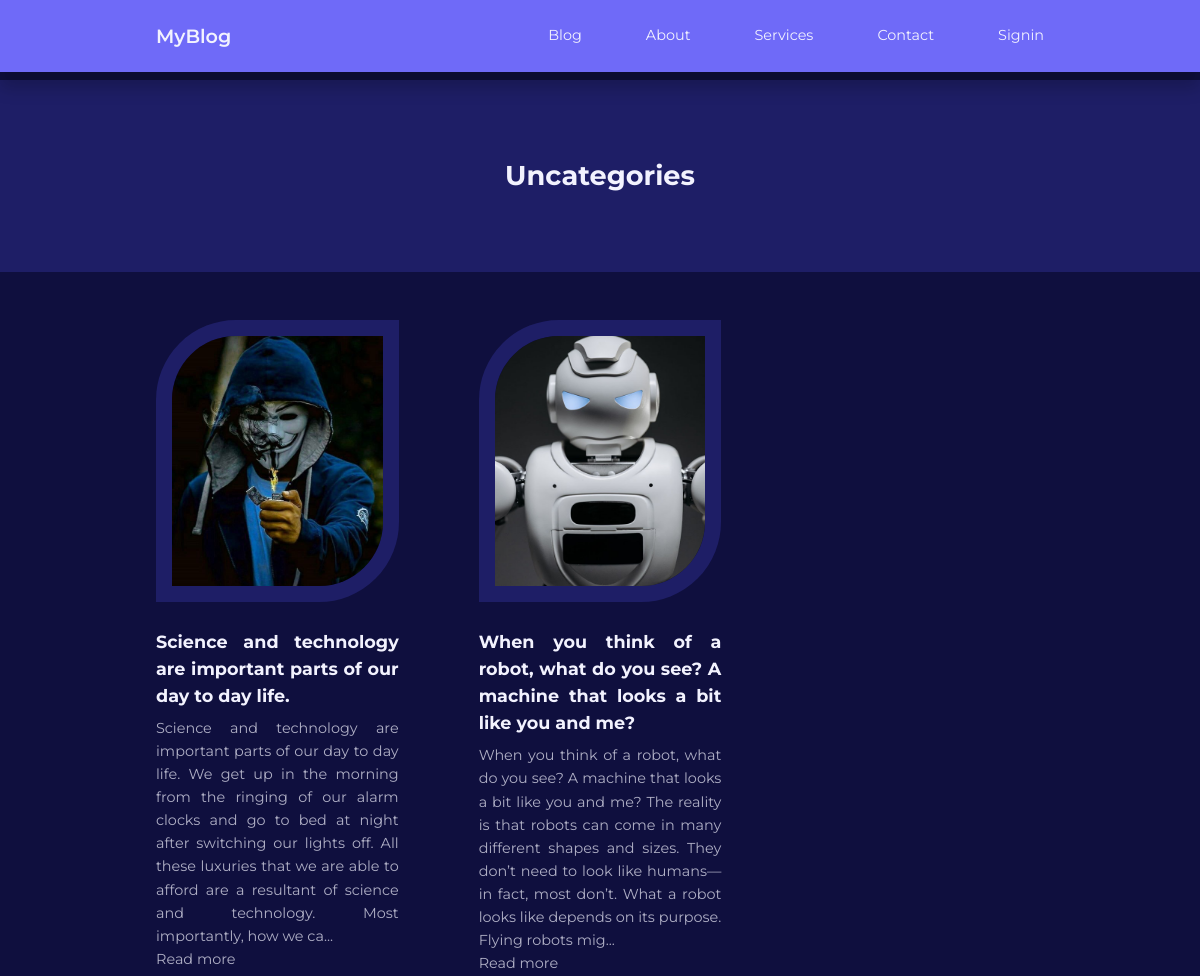
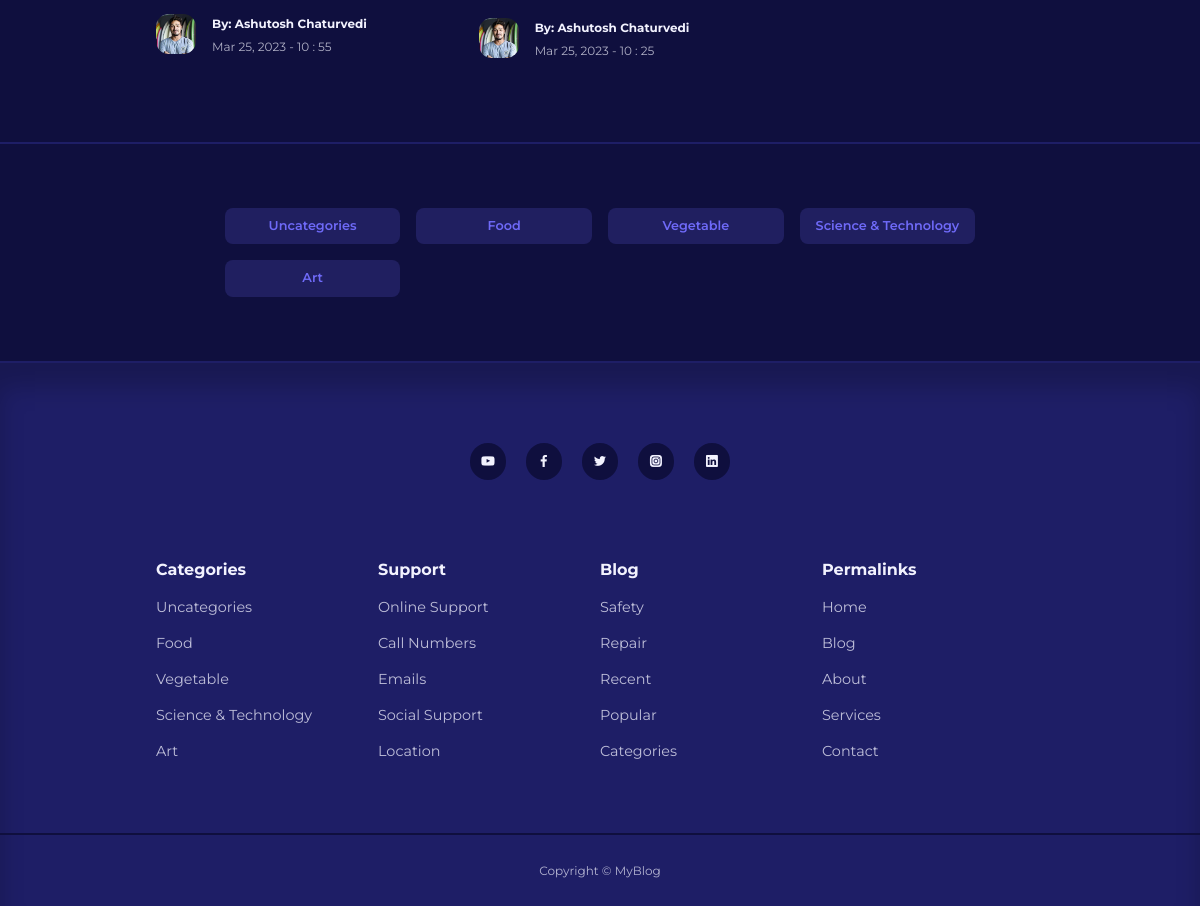
/category-posts.php?id=1, run on the app's committed database (2 pictures, top to bottom).
### tables this page shows
CREATE TABLE IF NOT EXISTS `categories` (
  `id` int UNSIGNED NOT NULL AUTO_INCREMENT,
  `title` varchar(50) NOT NULL,
  `description` text NOT NULL,
  PRIMARY KEY (`id`)
);

CREATE TABLE IF NOT EXISTS `posts` (
  `id` int UNSIGNED NOT NULL AUTO_INCREMENT,
  `title` varchar(255) NOT NULL,
  `body` text NOT NULL,
  `thumbnail` varchar(255) NOT NULL,
  `date_time` timestamp NOT NULL DEFAULT CURRENT_TIMESTAMP,
  `category_id` int UNSIGNED DEFAULT NULL,
  `author_id` int UNSIGNED NOT NULL,
  `is_featured` tinyint(1) NOT NULL,
  PRIMARY KEY (`id`),
  KEY `fk_blog_category` (`category_id`),
  KEY `fk_blog_author` (`author_id`)
);

CREATE TABLE IF NOT EXISTS `users` (
  `id` int UNSIGNED NOT NULL AUTO_INCREMENT,
  `firstname` varchar(50) NOT NULL,
  `lastname` varchar(50) NOT NULL,
  `username` varchar(50) NOT NULL,
  `email` varchar(100) NOT NULL,
  `password` varchar(255) NOT NULL,
  `avatar` varchar(255) NOT NULL,
  `is_admin` tinyint(1) NOT NULL,
  PRIMARY KEY (`id`)
);

### category-posts.php (the view)
<?php
include 'partials/header.php';
if (isset($_GET['id'])) {
    $id = filter_var($_GET['id'], FILTER_SANITIZE_NUMBER_INT);
    $query = "SELECT * FROM posts WHERE category_id =$id ORDER BY date_time DESC;";
    $result = mysqli_query($conn, $query);
} else {
    header('location' . ROOT_URL . 'blog.php');
    die();
}
?>
<header class="category_title" style="margin-top: 5rem;">
    <h2>
        <?php
        $category_id = $id;
        $category_query = "SELECT * FROM categories WHERE id= $category_id;";
        $category_result = mysqli_query($conn, $category_query);
        $category = mysqli_fetch_assoc($category_result);
        echo $category['title'];
        ?>
    </h2>
</header>
<?php if (mysqli_num_rows($result) > 0) : ?>
    <section class="posts">
        <div class="container posts_container">
            <?php while ($posts = mysqli_fetch_assoc($result)) : ?>
                <article class="post">
                    <div class="post_thumbnail">
                        <img src="./images/thumbnail/<?= $posts['thumbnail'] ?>" alt="" style="height:250px; width:100%;">
                    </div>
                    <div class="post_info">
                        <h3 class="post_title">
                            <a href="<?= ROOT_URL ?>post.php?id=<?= $posts['id'] ?>"><?= $posts['title'] ?></a>
                        </h3>
                        <p class="post_body">
                            <?= substr($posts['body'], 0, 300); ?>...</br>Read more
                        </p>
                        <div class="post_author">
                            <?php
                            $author_id = $posts['author_id'];
                            $author_query = "SELECT * FROM users WHERE id= $author_id;";
                            $author_result = mysqli_query($conn, $author_query);
                            $author = mysqli_fetch_assoc($author_result);
                            ?>
                            <div class="post_author-avatar">
                                <img src="./images/<?= $author['avatar'] ?>" />
                            </div>
                            <div class="post_author-info">
                                <h5>By: <?= "{$author['firstname']} {$author['lastname']}" ?></h5>
                                <small>
                                    <?= date("M d, Y - H : i", strtotime($posts['date_time'])) ?>
                                </small>
                            </div>
                        </div>
                    </div>
                </article>
            <?php endwhile; ?>
        </div>
    </section>
<?php else : ?>
    <div class="alert_message error lg">
        <p style="text-align:center">No posts found for this category</p>
    </div>
<?php endif; ?>
<section class="category_buttons">
    <div class="container category_buttons-container">
        <?php
        $all_categories = "SELECT * FROM categories;";
        $all_categories_result = mysqli_query($conn, $all_categories);
        ?>
        <?php while ($all_category = mysqli_fetch_assoc($all_categories_result)) : ?>
            <a href="<?= ROOT_URL ?>category-posts.php?id=<?= $all_category['id'] ?>" class="category_button"><?= $all_category['title'] ?></a>
        <?php endwhile; ?>
    </div>
</section>
<?php
include 'partials/footer.php';
?>

### partials/footer.php (shortened to what this page needs)
<footer>
    <div class="footer_socials">
        <a href="https://www.youtube.com/" target="_blank"><i class="uil uil-youtube"></i></a>
        <a href="https://www.facebook.com/" target="_blank"><i class="uil uil-facebook-f"></i></a>
        <a href="https://twitter.com/?lang=en-in" target="_blank"><i class="uil uil-twitter"></i></a>
        <a href="https://www.instagram.com/" target="_blank"><i class="uil uil-instagram-alt"></i></a>
        <a href="https://in.linkedin.com/" target="_blank"><i class="uil uil-linkedin"></i></a>
    </div>
    <div class="container footer_container">
        <article>
            <h4>Categories</h4>
            <ul>
                <?php
                $all_categories = "SELECT * FROM categories;";
                $all_categories_result = mysqli_query($conn, $all_categories);
                ?>
                <?php while ($all_category = mysqli_fetch_assoc($all_categories_result)) : ?>
                    <li><a href="<?= ROOT_URL ?>category-posts.php?id=<?= $all_category['id'] ?>"><?= $all_category['title'] ?></a></li>
                <?php endwhile; ?>
            </ul>
        </article>
        <article>
            <h4>Support</h4>
            <ul>
                <li><a href="#">Online Support</a></li>
                <li><a href="#">Call Numbers</a></li>
                <li><a href="#">Emails</a></li>
                <li><a href="#">Social Support</a></li>
                <li><a href="#">Location</a></li>
            </ul>
        </article>
        <article>
            <h4>Blog</h4>
            <ul>
                <li><a href="#">Safety</a></li>
                <li><a href="#">Repair</a></li>
                <li><a href="#">Recent</a></li>
                <li><a href="#">Popular</a></li>
                <li><a href="#">Categories</a></li>
            </ul>
        </article>
        <article>
            <h4>Permalinks</h4>
            <ul>
                <li><a href="<?= ROOT_URL ?>">Home</a></li>
                <li><a href="<?= ROOT_URL ?>blog.php">Blog</a></li>
                <li><a href="<?= ROOT_URL ?>about.php">About</a></li>
                <li><a href="<?= ROOT_URL ?>services.php">Services</a></li>
                <li><a href="<?= ROOT_URL ?>contact.php">Contact</a></li>
            </ul>
        </article>
    </div>
    <div class="footer_copyright">
        <small>Copyright &copy; MyBlog</small>
    </div>
</footer>
</body>
</html>

### css/style.css (style rules this page uses)
:root { --color-primary: #6f6af8; --color-primary-light: hsl(242, 91%, 69%, 18%); --color-primary-variant: #5854c7; --color-red: #da0f3f; --color-red-light: hsl(346, 87%, 46%, 15%); --color-green: #00c476; --color-green-light: hsl(156, 100%, 38%, 15%); --color-gray-900: #1e1e66; --color-gray-700: #2d2b7c; --color-gray-300: rgba(242, 242, 254, 0.3); --color-gray-200: rgba(242, 242, 254, 0.7); --color-white: #f2f2fe; --color-bg: #0f0f3e; --transition: all 300ms ease; --container-width-lg: 74%; --container-width-md: 88%; --form-width: 40%; --card-border-radius-1: 0.3rem; --card-border-radius-2: 0.5rem; --card-border-radius-3: 0.8rem; --card-border-radius-4: 2rem; --card-border-radius-5: 5rem; }
* { margin: 0; padding: 0; outline: 0; border: 0; appearance: 0; list-style: none; text-decoration: none; box-sizing: border-box; }
body { font-family: 'Montserrat', sans-serif; line-height: 1.6; color: var(--color-gray-200); overflow-x: hidden; background: var(--color-bg); font-size: 0.9rem; }
.container { width: var(--container-width-lg); max-width: 1800px; margin-inline: auto; }
section { margin-top: 3rem ; width: 100vw; }
h1, h2, h3, h4, h5 { color: var(--color-white); line-height: 1.3rem; }
h2 { font-size: 1.7rem; margin: 1rem 0; }
h3 { font-size: 1.1rem; margin: 0.8rem 0 0.5rem; }
h4 { font-size: 1rem; }
a { color: var(--color-white); transition: var(--transition); }
img { display: block; width: 100%; object-fit: cover; }
p { text-align: justify; }
.category_button { background: var(--color-primary-light); color: var(--color-primary); display: inline-block; padding: .5rem 1rem; border-radius: var(--card-border-radius-2); font-weight: 600; font-size: .8rem; text-align: center; }
.post_thumbnail { border-radius: var(--card-border-radius-5) 0 ; border: 1rem solid var(--color-gray-900); overflow: hidden; margin-bottom: 1.6rem; }
.post_author { display: flex; gap: 1rem; margin-top: 1.2rem; }
.post_author-avatar { width: 2.5rem; height: 2.5rem; border-radius: var(--card-border-radius-3); overflow: hidden; }
.post_title { line-height:1.7rem; text-align:justify; }
.posts_container { display: grid; grid-template-columns: repeat(3, 1fr); gap: 5rem; margin-bottom: 5rem; }
.category_buttons { padding: 4rem 0; border-top: 2px solid var(--color-gray-900); border-bottom: 2px solid var(--color-gray-900); }
.category_buttons-container { width: fit-content; display: grid; grid-template-columns: repeat(4 , 1fr); gap: 1rem; }
footer { background: var(--color-gray-900); padding: 5rem 0 0; box-shadow: inset 0 1.5rem 1.5rem rgba(0, 0 , 0 , .2); }
.footer_socials { margin-inline: auto ; width: fit-content; margin-bottom: 5rem; display: flex; justify-content: space-between; align-items: center; gap: 1.2rem; }
.footer_socials a { background: var(--color-bg); border-radius: 50%; width: 2.3rem; height: 2.3rem; display: flex; align-items: center; justify-content: center; }
.footer_container { display: grid; grid-template-columns: repeat(4, 1fr); }
footer h4 { color: var(--color-white); margin-bottom: .6rem; }
footer ul li { padding: .4rem 0; }
footer ul a { opacity: .75; }
.footer_copyright { text-align: center; padding: 1.5rem 0; border-top: 2px solid var(--color-bg); margin-top: 4rem; }
.category_title { height: 12rem; margin-top: 4.5rem; background: var(--color-gray-900); display: grid; place-items: center; }

### data on the page
categories: title "Uncategories"
posts: thumbnail (picture), title "Science and technology are important parts of our day to day life.", body "Science and technology are important parts of our day to day life. We get up in the morning from the ringing of our alarm clocks and go to bed at night after switching our lights off. All these luxuries that we are able to afford are a resultant of science and technology. Most importantly, how we ca", author.avatar (picture), author.firstname "Ashutosh", author.lastname "Chaturvedi", date_time "Mar 25, 2023 - 10 : 55"
posts: thumbnail (picture), title "When you think of a robot, what do you see? A machine that looks a bit like you and me?", body "When you think of a robot, what do you see? A machine that looks a bit like you and me? The reality is that robots can come in many different shapes and sizes. They don’t need to look like humans—in fact, most don’t. What a robot looks like depends on its purpose. Flying robots mig", author.avatar (picture), author.firstname "Ashutosh", author.lastname "Chaturvedi", date_time "Mar 25, 2023 - 10 : 25"
categories: title "Food"
categories: title "Vegetable"
categories: title "Science & Technology"
categories: title "Art"
